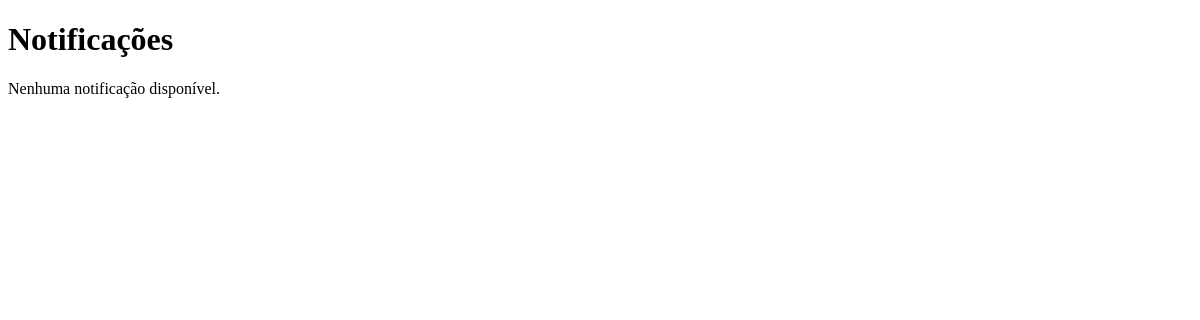
Before: /notificacao/ with the older database file.
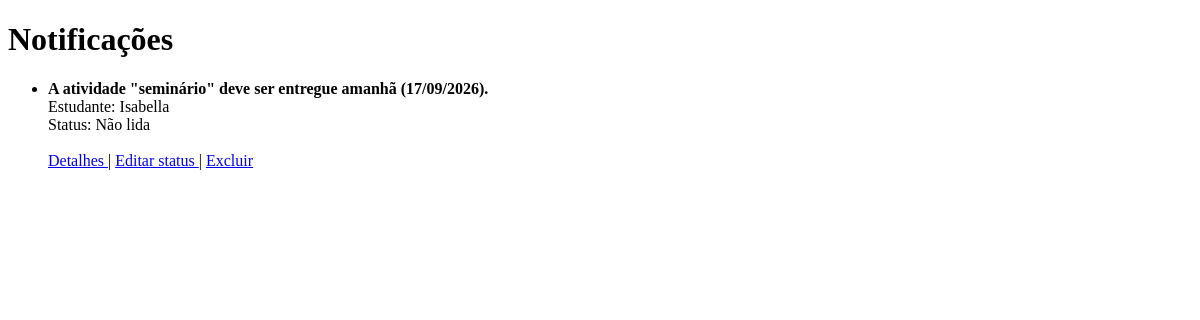
After: the same page with the newer database file.
### notificacao/models.py (models this page shows, shortened)
class Notificacao(models.Model):
    mensagem = models.CharField(max_length=255)
    estudante = models.ForeignKey(
        Estudante,
        on_delete=models.CASCADE,
        related_name="notificacoes"
    )
    atividade = models.ForeignKey(
        Atividade,
        on_delete=models.CASCADE,
        related_name="notificacoes",
        null=True,
        blank=True
    )
    lida = models.BooleanField(default=False)

### estudante/models.py (models this page shows, shortened)
class Estudante(User):
    cpf = models.CharField(max_length=11, unique=True)
    nome = models.CharField(max_length=100)

### notificacao/views.py (the view)
def listar_notificacoes(request):
    notificacoes = Notificacao.objects.all()
    return render(
        request,
        'notificacao/listar.html',
        {'notificacoes': notificacoes}
    )

### notificacao/templates/notificacao/listar.html (shortened to what this page needs)
<!DOCTYPE html>
<html lang="pt-br">
<head>
</head>
<body>
    <h1>Notificações</h1>
    {% if notificacoes %}
        <ul>
            {% for notificacao in notificacoes %}
                <li>
                    <strong>
                        {{ notificacao.mensagem }}
                    </strong>
                    <br>
                    Estudante:
                    {{ notificacao.estudante.nome }}
                    <br>
                    Status:
                    {% if notificacao.lida %}
                        Lida
                    {% else %}
                        Não lida
                    {% endif %}
                    <br><br>
                    <a href="{% url 'detalhar_notificacao' notificacao.id %}">
                        Detalhes
                    </a>
                    |
                    <a href="{% url 'editar_notificacao' notificacao.id %}">
                        Editar status
                    </a>
                    |
                    <a href="{% url 'excluir_notificacao' notificacao.id %}">
                        Excluir
                    </a>
                </li>
                <br>
            {% endfor %}
        </ul>
    {% else %}
        <p>Nenhuma notificação disponível.</p>
    {% endif %}
</body>
</html>

Changed rows visible on the page:
added Notificacao: mensagem "A atividade \"seminário\" deve ser entregue amanhã (17/09/2026).", estudante.nome "Isabella", lida "Não lida"
Other visible differences:
text no longer shown: "Nenhuma notificação disponível."
